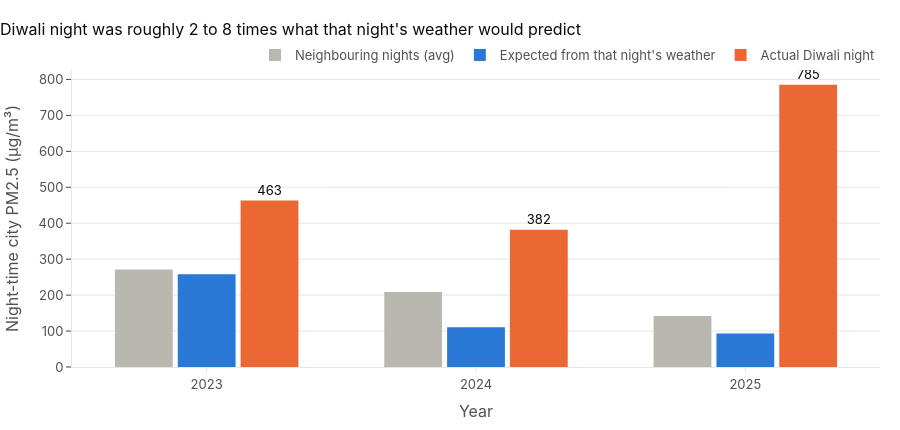

Notebook cell for this chart:
### Markdown cell above
### Chart 5: Diwali night against what the weather predicts

### Code cell
fig5 = go.Figure()
xs = [str(y) for y in YEARS]
fig5.add_trace(go.Bar(x=xs, y=dw.neighbour_nights, name="Neighbouring nights (avg)", marker_color=CONTEXT,
                      hovertemplate="%{x}: %{y:.0f} µg/m³<extra>Neighbouring nights</extra>"))
fig5.add_trace(go.Bar(x=xs, y=dw.weather_expected, name="Expected from that night's weather", marker_color=YEAR_COLOR[2024],
                      hovertemplate="%{x}: %{y:.0f} µg/m³<extra>Weather-expected</extra>"))
fig5.add_trace(go.Bar(x=xs, y=dw.diwali_night, name="Actual Diwali night", marker_color=HIGHLIGHT,
                      text=[f"{v:.0f}" for v in dw.diwali_night], textposition="outside", textfont=dict(color=INK),
                      hovertemplate="%{x}: %{y:.0f} µg/m³<extra>Diwali night</extra>"))
fig5.update_traces(marker_line_width=0)
fig5.update_layout(barmode="group", bargap=0.3, bargroupgap=0.08)
style(fig5, "Diwali night was roughly 2 to 8 times what that night's weather would predict", "Year", "Night-time city PM2.5 (µg/m³)")
save(fig5, "fig5_diwali_vs_expected")

### Figure 1 — Plotly figure (JSON) as saved in the notebook; plotly's stock layout.template omitted (floating-point values rounded to 4 significant figures)
{"data": [{"hovertemplate": "%{x}: %{y:.0f} µg/m³<extra>Neighbouring nights</extra>", "marker": {"color": "#b8b7b0", "line": {"width": 0}}, "name": "Neighbouring nights (avg)", "type": "bar", "x": ["2023", "2024", "2025"], "y": [271.2, 208.6, 141.8]}, {"hovertemplate": "%{x}: %{y:.0f} µg/m³<extra>Weather-expected</extra>", "marker": {"color": "#2a78d6", "line": {"width": 0}}, "name": "Expected from that night's weather", "type": "bar", "x": ["2023", "2024", "2025"], "y": [258.3, 110.3, 93.47]}, {"hovertemplate": "%{x}: %{y:.0f} µg/m³<extra>Diwali night</extra>", "marker": {"color": "#eb6834", "line": {"width": 0}}, "name": "Actual Diwali night", "text": ["463", "382", "785"], "textfont": {"color": "#0b0b0b"}, "textposition": "outside", "type": "bar", "x": ["2023", "2024", "2025"], "y": [463.1, 382.1, 785.0]}], "layout": {"bargap": 0.3, "bargroupgap": 0.08, "barmode": "group", "font": {"color": "#52514e", "family": "Inter, Segoe UI, Arial, sans-serif", "size": 13}, "height": 430, "hoverlabel": {"bgcolor": "white", "font": {"size": 12}}, "legend": {"orientation": "h", "title": {}, "x": 1, "xanchor": "right", "y": 1.0, "yanchor": "bottom"}, "margin": {"b": 55, "l": 60, "r": 20, "t": 70}, "paper_bgcolor": "white", "plot_bgcolor": "white", "title": {"font": {"color": "#0b0b0b", "size": 16}, "text": "Diwali night was roughly 2 to 8 times what that night's weather would predict", "x": 0, "xanchor": "left"}, "xaxis": {"linecolor": "#e7e6e2", "showgrid": false, "tickcolor": "#e7e6e2", "ticks": "outside", "title": {"text": "Year"}}, "yaxis": {"gridcolor": "#e7e6e2", "linecolor": "#e7e6e2", "showgrid": true, "title": {"text": "Night-time city PM2.5 (µg/m³)"}, "zeroline": false}}}
